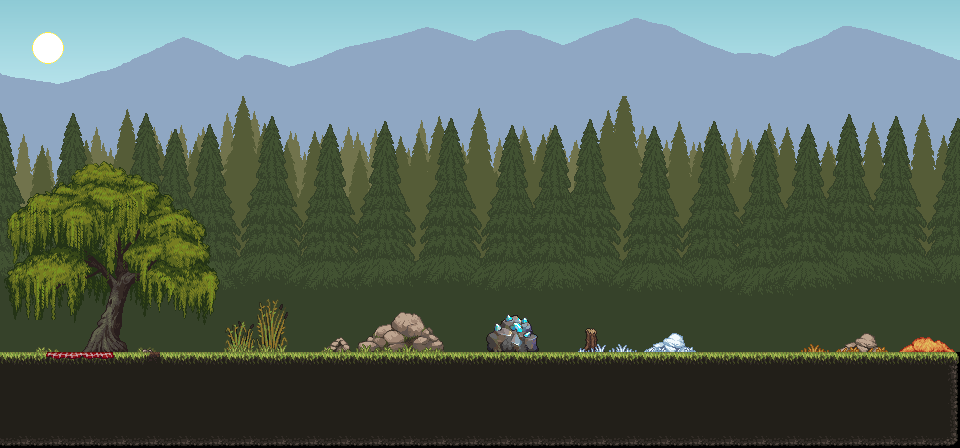

Rendered tile map (Tiled .tmx) drawn with the repository's tilesets; below, a short description and the map source with its tile grids summarised:
An orthogonal 30x14 tile map with 32x32 px tiles, 7 tile layers (BG 5, BG 4, BG 3, BG 2, ...), 13 tilesets.

<map version="1.10" tiledversion="1.12.2" orientation="orthogonal" renderorder="right-down" width="30" height="14" tilewidth="32" tileheight="32" infinite="0" nextlayerid="9" nextobjectid="1">
 <tileset firstgid="1" name="Floor Tiles1" tilewidth="32" tileheight="32" tilecount="162" columns="9">
  <image source="GandalfHardcore FREE Platformer Assets/Floor Tiles1.png" width="288" height="576" />
 </tileset>
 <tileset firstgid="163" name="Floor Tiles2" tilewidth="32" tileheight="32" tilecount="162" columns="9">
  <image source="GandalfHardcore FREE Platformer Assets/Floor Tiles2.png" width="288" height="576" />
 </tileset>
 <tileset firstgid="325" name="Other Tiles1" tilewidth="32" tileheight="32" tilecount="63" columns="9">
  <image source="GandalfHardcore FREE Platformer Assets/Other Tiles1.png" width="288" height="224" />
 </tileset>
 <tileset firstgid="388" name="GandalfHardcore Background layers_layer 1" tilewidth="32" tileheight="32" tilecount="320" columns="32">
  <image source="GandalfHardcore FREE Platformer Assets/GandalfHardcore Background layers/Normal BG/GandalfHardcore Background layers_layer 1.png" width="1024" height="346" />
 </tileset>
 <tileset firstgid="708" name="GandalfHardcore Background layers_layer 2" tilewidth="32" tileheight="32" tilecount="320" columns="32">
  <image source="GandalfHardcore FREE Platformer Assets/GandalfHardcore Background layers/Normal BG/GandalfHardcore Background layers_layer 2.png" width="1024" height="346" />
 </tileset>
 <tileset firstgid="1028" name="GandalfHardcore Background layers_layer 3" tilewidth="32" tileheight="32" tilecount="320" columns="32">
  <image source="GandalfHardcore FREE Platformer Assets/GandalfHardcore Background layers/Normal BG/GandalfHardcore Background layers_layer 3.png" width="1024" height="346" />
 </tileset>
 <tileset firstgid="1348" name="GandalfHardcore Background layers_layer 4" tilewidth="32" tileheight="32" tilecount="320" columns="32">
  <image source="GandalfHardcore FREE Platformer Assets/GandalfHardcore Background layers/Normal BG/GandalfHardcore Background layers_layer 4.png" width="1024" height="346" />
 </tileset>
 <tileset firstgid="1668" name="GandalfHardcore Background layers_layer 5" tilewidth="32" tileheight="32" tilecount="320" columns="32">
  <image source="GandalfHardcore FREE Platformer Assets/GandalfHardcore Background layers/Normal BG/GandalfHardcore Background layers_layer 5.png" width="1024" height="346" />
 </tileset>
 <tileset firstgid="1988" name="Decor" tilewidth="32" tileheight="32" tilecount="221" columns="13">
  <image source="GandalfHardcore FREE Platformer Assets/Decor.png" width="416" height="544" />
 </tileset>
 <tileset firstgid="2209" name="Weeping Willow1" tilewidth="32" tileheight="32" tilecount="42" columns="7">
  <image source="GandalfHardcore FREE Platformer Assets/Weeping Willow1.png" width="224" height="192" />
 </tileset>
 <tileset firstgid="2251" name="Ores" tilewidth="32" tileheight="32" tilecount="16" columns="4">
  <image source="GandalfHardcore FREE Platformer Assets/Ores.png" width="128" height="128" />
 </tileset>
 <tileset firstgid="2267" name="Pine Trees" tilewidth="32" tileheight="32" tilecount="126" columns="21">
  <image source="GandalfHardcore FREE Platformer Assets/Pine Trees.png" width="672" height="192" />
 </tileset>
 <tileset firstgid="2393" name="sun" tilewidth="32" tileheight="32" tilecount="1" columns="1">
  <image source="GandalfHardcore FREE Platformer Assets/sun.png" width="32" height="32" />
 </tileset>
 <layer id="7" name="BG 5" width="30" height="14">
  <data>[420 cells, 270 non-empty, 270 distinct tile ids]</data>
 </layer>
 <layer id="6" name="BG 4" width="30" height="14">
  <data>[420 cells, 240 non-empty, 240 distinct tile ids]</data>
 </layer>
 <layer id="5" name="BG 3" width="30" height="14">
  <data>[420 cells, 240 non-empty, 240 distinct tile ids]</data>
 </layer>
 <layer id="4" name="BG 2" width="30" height="14">
  <data>[420 cells, 240 non-empty, 240 distinct tile ids]</data>
 </layer>
 <layer id="3" name="BG 1" width="30" height="14">
  <data>[420 cells, 240 non-empty, 240 distinct tile ids]</data>
 </layer>
 <layer id="1" name="Floor" width="30" height="14">
  <data>[420 cells, 92 non-empty, 12 distinct tile ids]</data>
 </layer>
 <layer id="8" name="Decoration 1" width="30" height="14">
  <data>[420 cells, 65 non-empty, 65 distinct tile ids]</data>
 </layer>
</map>
